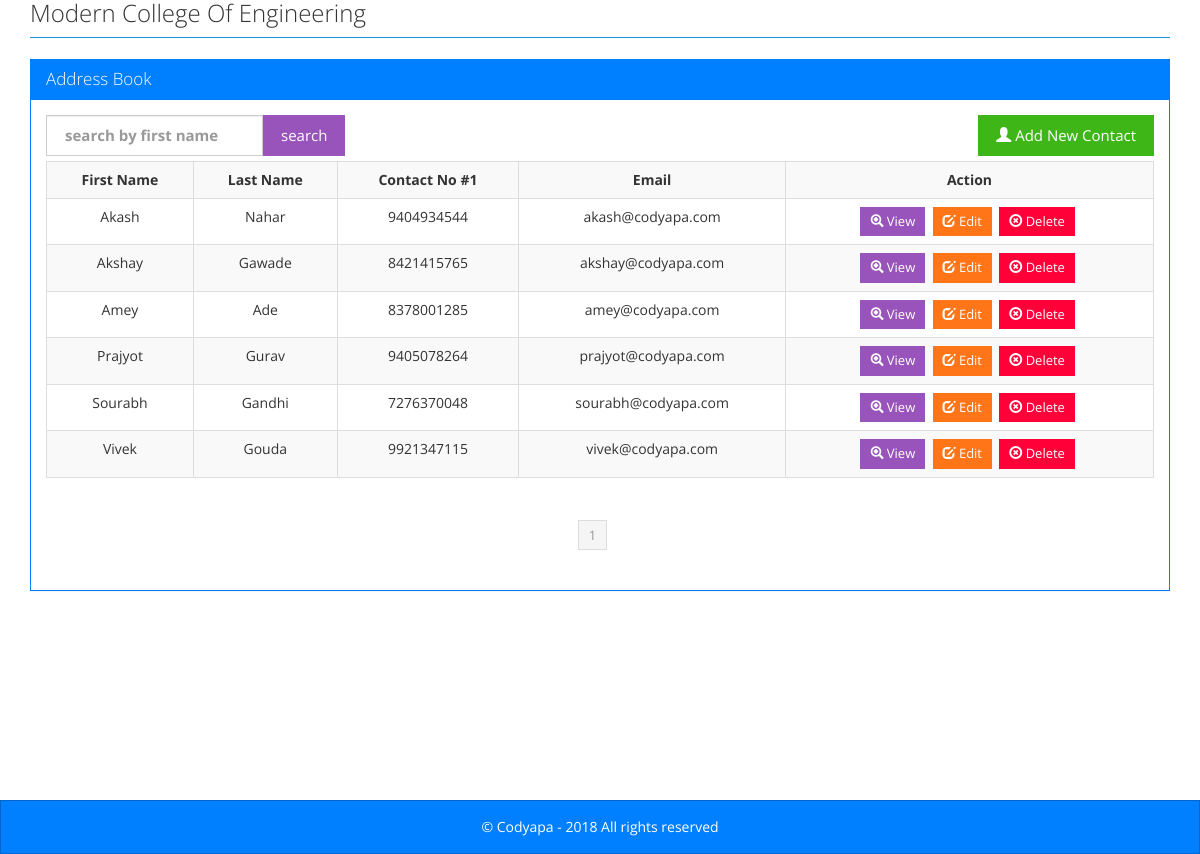
The page / on the database its author committed.
### tables this page shows
CREATE TABLE `tbl_contacts` (
  `contact_id` int(11) NOT NULL,
  `first_name` varchar(255) NOT NULL,
  `middle_name` varchar(255) NOT NULL,
  `last_name` varchar(255) NOT NULL,
  `address` text,
  `contact_no1` varchar(255) NOT NULL,
  `contact_no2` varchar(255) DEFAULT NULL,
  `email_address` varchar(255) NOT NULL,
  `profile_pic` varchar(255) DEFAULT NULL
);

### index.php (the view, shortened to what this page needs)
<?php
require_once './config.php';
include './header.php';
if (!(isset($_GET['pagenum']))) {
  $pagenum = 1;
} else {
  $pagenum = $_GET['pagenum'];
}
$page_limit = ($_GET["show"] <> "" && is_numeric($_GET["show"]) ) ? $_GET["show"] : 8;
try {
  $keyword = trim($_GET["keyword"]);
  if ($keyword <> "" ) {
    $sql = "SELECT * FROM tbl_contacts WHERE 1 AND "
            . " (first_name LIKE :keyword) ORDER BY first_name ";
    $stmt = $DB->prepare($sql);
    $stmt->bindValue(":keyword", $keyword."%");
  } else {
    $sql = "SELECT * FROM tbl_contacts WHERE 1 ORDER BY first_name ";
    $stmt = $DB->prepare($sql);
  }
  $stmt->execute();
  $total_count = count($stmt->fetchAll());
  $last = ceil($total_count / $page_limit);
  $lower_limit = ($pagenum - 1) * $page_limit;
  $lower_limit = ($lower_limit < 0) ? 0 : $lower_limit;
  $sql2 = $sql . " limit " . ($lower_limit) . " ,  " . ($page_limit) . " ";
  $stmt = $DB->prepare($sql2);
  $stmt->execute();
  $results = $stmt->fetchAll();
} catch (Exception $ex) {
  echo $ex->getMessage();
}
?>
<div class="row">
  <div class="panel panel-primary">
    <div class="panel-heading">
      <h3 class="panel-title">Address Book</h3>
    </div>
    <div class="panel-body">
      <div class="col-lg-12" style="padding-left: 0; padding-right: 0;" >
        <form action="index.php" method="get" >
        <div class="col-lg-6 pull-left"style="padding-left: 0;"  >
          <span class="pull-left">
            <label class="col-lg-12 control-label" for="keyword" style="padding-right: 0;">
              <input type="text" value="<?php echo $_GET["keyword"]; ?>" placeholder="search by first name" id="" class="form-control" name="keyword" style="height: 41px;">
            </label>
            </span>
          <button class="btn btn-info">search</button>
        </div>
        </form>
        <div class="pull-right" ><a href="contacts.php"><button class="btn btn-success"><span class="glyphicon glyphicon-user"></span> Add New Contact</button></a></div>
      </div>
      <div class="clearfix"></div>
<?php if (count($results) > 0) { ?>
        <div class="table-responsive">
          <table class="table table-striped table-hover table-bordered ">
            <tbody><tr>
                <th>First Name</th>
                <th>Last Name</th>
                <th>Contact No #1 </th>
                <th>Email </th>
                <th>Action </th>
              </tr>
  <?php foreach ($results as $res) { ?>
                <tr>
                  <td><?php echo $res["first_name"]; ?></td>
                  <td><?php echo $res["last_name"]; ?></td>
                  <td><?php echo $res["contact_no1"]; ?></td>
                  <td><?php echo $res["email_address"]; ?></td>
                  <td>
                    <a href="view_contacts.php?cid=<?php echo $res["contact_id"]; ?>"><button class="btn btn-sm btn-info"><span class="glyphicon glyphicon-zoom-in"></span> View</button></a>&nbsp;
                    <a href="contacts.php?m=update&cid=<?php echo $res["contact_id"]; ?>&pagenum=<?php echo $_GET["pagenum"]; ?>"><button class="btn btn-sm btn-warning"><span class="glyphicon glyphicon-edit"></span> Edit</button></a>&nbsp;
                    <a href="process_form.php?mode=delete&cid=<?php echo $res["contact_id"]; ?>&keyword=<?php echo $_GET["keyword"]; ?>&pagenum=<?php echo $_GET["pagenum"]; ?>" onclick="return confirm('Are you sure?')"><button class="btn btn-sm btn-danger"><span class="glyphicon glyphicon-remove-circle"></span> Delete</button></a>&nbsp;
                  </td>
                </tr>
  <?php } ?>
            </tbody></table>
        </div>
        <div class="col-lg-12 center">
          <ul class="pagination pagination-sm">
  <?php
  for ($i = 1; $i <= $last; $i++) {
    if ($i == $pagenum) {
      ?>
                <li class="active"><a href="javascript:void(0);" ><?php echo $i ?></a></li>
                <?php
              } else {
                ?>
                <li><a href="index.php?pagenum=<?php echo $i; ?>&keyword=<?php echo $_GET["keyword"]; ?>" class="links"  onclick="displayRecords('<?php echo $page_limit; ?>', '<?php echo $i; ?>');" ><?php echo $i ?></a></li>
                <?php
              }
            }
            ?>
          </ul>
        </div>
          <?php } else { ?>
        <div class="well well-lg">No contacts found.</div>
<?php } ?>
    </div>
  </div>
</div>
      <?php
      include './footer.php';
      ?>

### header.php (shortened to what this page needs)
<!DOCTYPE html>
<html lang="en">
  <head>
    <link href="bootstrap/css/bootstrap.min.css" rel="stylesheet">
    <link href="style.css" rel="stylesheet">
  </head>
  <body>
    <div class="container mainbody">
      <div class="page-header">
        <h1>Modern College Of Engineering</h1>
      </div>

### footer.php (shortened to what this page needs)
    </div>
    <footer>
      <div class="navbar navbar-inverse footer">
        <div class="container-fluid">
          <div class="copyright">
            <a href="https://codyapa.blogspot.in" target="_blank">&copy; Codyapa - <?php echo date("Y"); ?></a> All rights reserved
          </div>
        </div>
      </div>
    </footer>
  </body>
</html>

### style.css (style rules this page uses)
html, body { height: 100%; }
body { font-size: 14px; line-height: 18px; }
.mainbody { padding-bottom: 50px; min-height: 100%;overflow:hidden; }
.mainbody .row { margin: 0px; }
.page-header { margin-top: 0px; border-bottom: 1px solid #1995DC; padding-bottom: 0px; }
.page-header h1 { margin-top: 0px; font-size: 24px; }
.panel-body { width: 100%; margin: 0 auto; }
.col-lg-12 { padding-left: 0; }
.table-bordered > thead > tr > th, .table-bordered > tbody > tr > th, .table-bordered > tfoot > tr > th, .table-bordered > thead > tr > td, .table-bordered > tbody > tr > td, .table-bordered > tfoot > tr > td { text-align: center; }
.center { float:none; margin: 0 auto; text-align: center; }
.footer { margin:0; padding: 17px 0; border-radius: 0px; height: auto; }
.copyright { color: #fff; text-align: center; }
.copyright a { color: #fff; }

### rows shown on the page
tbl_contacts: first_name "Akash", last_name "Nahar", contact_no1 "9404934544", email_address "akash@codyapa.com"
tbl_contacts: first_name "Akshay", last_name "Gawade", contact_no1 "8421415765", email_address "akshay@codyapa.com"
tbl_contacts: first_name "Amey", last_name "Ade", contact_no1 "8378001285", email_address "amey@codyapa.com"
tbl_contacts: first_name "Prajyot", last_name "Gurav", contact_no1 "9405078264", email_address "prajyot@codyapa.com"
tbl_contacts: first_name "Sourabh", last_name "Gandhi", contact_no1 "7276370048", email_address "sourabh@codyapa.com"
tbl_contacts: first_name "Vivek", last_name "Gouda", contact_no1 "9921347115", email_address "vivek@codyapa.com"
